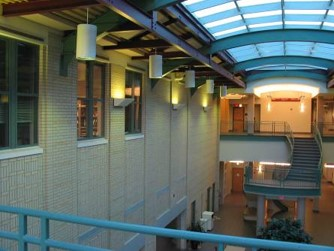
#> input picture notebooksProjects/images/CMU_left.jpg, 334 x 251 px
$ jupyter execute MyRansacLineFit.ipynb   (shell and % lines are left out)   (Python 2 division)
#> lines starting #> are read from the running program, lines starting #| are printed output that depends on the picture
[cell 1]
import numpy as np
import numpy.linalg as la
import matplotlib
import matplotlib.pyplot as plt
from skimage.measure import ransac

[cell 2]
class LeastSquareLine:

    def __init__(self):
        self.a = 0.0
        self.b = 0.0

    def estimate(self, points2D):
        B = points2D[:,1]
        A = np.copy(points2D)
        A[:,1] = 1.0

        # SVD (singular value decomposition) for (Nx2) matrix A = U*diag(S)*V  where N is the number of points
        # matrix V is 2x2, matrix U is Nx2, and S is a vector (Nx1 array) of eigen values for A
        u,s,v = la.svd(A, full_matrices=False)

        #least square line fit = v' * 1/s * u' * B
        ls_line = np.transpose(v).dot(np.diag(1.0/s)).dot(np.transpose(u).dot(B))
        self.a = ls_line[0]
        self.b = ls_line[1]
        return True

    def predict(self, x): return (self.a * x) + self.b

    def predict_y(self, x): return (self.a * x) + self.b

    def residuals(self, points2D):
        return points2D[:,1] - self.predict(points2D[:,0])

    def line_par(self):
        return self.a, self.b

# RANSAC for robust line fitting  (single model case)

### Step 1: generating noisy data with outliers

[cell 3]
np.random.seed(seed=1)

# parameters for "true" line y = a*x + b
a, b = 0.2, 20.0

# x-range of points [x1,x2]
x_start, x_end = -200.0, 200.0

# generate the "true" line points
x = np.arange(x_start,x_end)
y = a * x + b
data = np.column_stack([x, y])    # staking data points into (Nx2) array
# add faulty data (i.e. outliers)
faulty = np.array(30 * [(180., -100)])  # (30x2) array containing 30 rows [180,-100]  (points)
faulty += 5 * np.random.normal(size=faulty.shape)  # adding Gaussian noise to these points
data[:faulty.shape[0]] = faulty   # replacing the first 30 points in data with faulty (outliers)
print data.shape
# add gaussian noise to coordinates
noise = np.random.normal(size=data.shape) # generating Gaussian noise (variance 1) for each data point (rows in 'data')
data += 0.5 * noise
data[::2] += 5 * noise[::2]  # every second point adds noise with variance 5
data[::4] += 20 * noise[::4] # every fourth point adds noise with variance 20

fig, ax = plt.subplots()
ax.plot(data[:,0], data[:,1], '.k', label='data points (w. noise & outliers)')
ax.set_xlabel('x - coordinate')
ax.set_ylabel('y - coordinate')
ax.legend(loc='lower left')
plt.show()
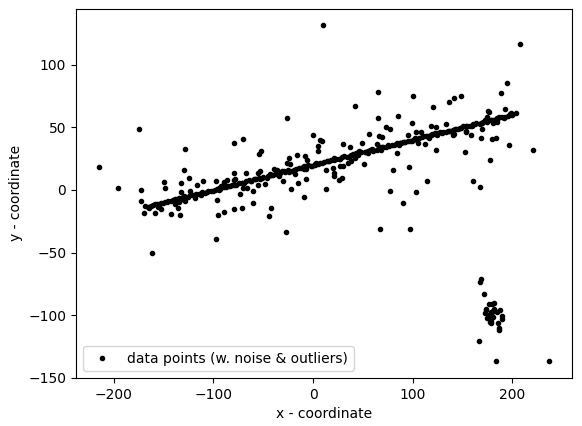
#> figure drawn by matplotlib, 1 panel

### Step 2: least-square line fitting

[cell 4]
LSline = LeastSquareLine() # uses class implemented at the top of this notebook
print LSline.estimate(data)
a_ls, b_ls = LSline.line_par()

# visualizing estimated line
ends = np.array([x_start,x_end])
ax.plot(ends, LSline.predict(ends), '-r', label='least square fit (a={:4.2f}, b={:4.1f})'.format(a_ls,b_ls))
ax.legend(loc='lower left')
plt.show()

### Step 3: robust line fitting (RANSAC)

[cell 5]
# robustly fit line only using inlier data with RANSAC algorithm
model_robust, inliers = ransac(data, LeastSquareLine, min_samples=2, residual_threshold=1, max_trials=1000)
a_rs, b_rs = model_robust.line_par()

# generate coordinates of estimated models
line_x = np.arange(-250, 250)
line_y_robust = model_robust.predict_y(line_x)

#fig, ax = plt.subplots()
ax.plot(data[inliers, 0], data[inliers, 1], '.b', alpha=0.6, label='Inlier data')
ax.plot(line_x, line_y_robust, '-b', label='RANSAC line (a={:4.2f}, b={:4.1f})'.format(a_rs,b_rs))
ax.legend(loc='lower left')
plt.show()

# Sequential RANSAC for robust multi-line fitting
### Step 1: generating noisy data with outliers

[cell 6]
# parameters for "true" lines y = a*x + b
a2, b2 = 0.1, -10.0

# generate the "true" line points
y2 = a2 * x + b2
data2 = np.column_stack([x, y2])    # staking data points into (Nx2) array

# add faulty data (i.e. outliers)
faulty = np.array(30 * [(180., -100)])  # (30x2) array containing 30 rows [180,-100]  (points)
faulty += 5 * np.random.normal(size=faulty.shape)  # adding Gaussian noise to these points
data2[:faulty.shape[0]] = faulty   # replacing the first 30 points in data2 with faulty (outliers)

# add gaussian noise to coordinates
noise = np.random.normal(size=data.shape) # generating Gaussian noise (variance 1) for each data point (rows in 'data')
data2+= 0.5 * noise
data2[::2] += 5 * noise[::2]  # every second point adds noise with variance 5
data2[::4] += 20 * noise[::4] # every fourth point adds noise with variance 20

data = np.concatenate((data,data2)) # combining with previous data
print data.shape

fig, ax = plt.subplots()
ax.plot(data[:,0], data[:,1], '.k', label='data points (w. noise & outliers)')
ax.set_xlabel('x - coordinate')
ax.set_ylabel('y - coordinate')
ax.legend(loc='lower left')
plt.show()
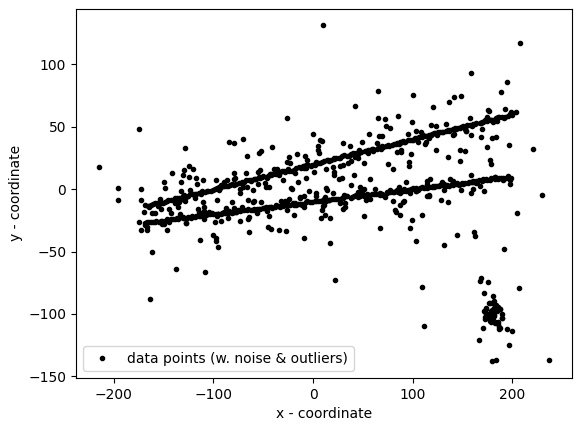
#> figure drawn by matplotlib, 1 panel

### Step 2: find a line using RANSAC

[cell 7]
model_robust1, inliers = ransac(data, LeastSquareLine, min_samples=2, residual_threshold=1, max_trials=1000)
outliers = (inliers == False)
a1_rs, b1_rs = model_robust1.line_par()

# generate coordinates of estimated models
line_x = np.arange(-250, 250)
line_y_robust = model_robust1.predict_y(line_x)

ax.plot(data[inliers, 0], data[inliers, 1], '.b', alpha=0.6, label='Inlier data')
ax.plot(line_x, line_y_robust, '-b', label='RANSAC line 1 (a={:4.2f}, b={:4.1f})'.format(a1_rs,b1_rs))
ax.legend(loc='lower left')
plt.show()

### Step 3: Fit another line after removing inliers for the first line (detected above)

[cell 8]
data_remaining = data[outliers]
model_robust2, inliers = ransac(data_remaining, LeastSquareLine, min_samples=2, residual_threshold=1, max_trials=1000)
a2_rs, b2_rs = model_robust2.line_par()

# generate coordinates of estimated models
line_x = np.arange(-250, 250)
line_y_robust = model_robust2.predict_y(line_x)

ax.plot(data_remaining[inliers, 0], data_remaining[inliers, 1], '.r', alpha=0.6, label='Inlier data')
ax.plot(line_x, line_y_robust, '-r', label='RANSAC line 2 (a={:4.2f}, b={:4.1f})'.format(a2_rs,b2_rs))
ax.legend(loc='lower left')
plt.show()

# Multi-line fitting for (Canny) edges

[cell 9]
import matplotlib.image as image
from skimage import feature
from skimage.color import rgb2gray

im = image.imread("images/CMU_left.jpg")
#> im is the input picture: shape (251, 334, 3); mean R, G, B 94.8, 103.3, 94.9
imgray = rgb2gray(im)
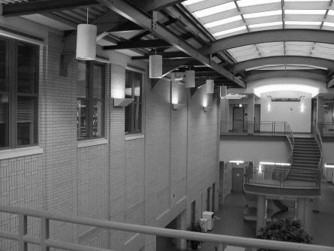
#> imgray: shape (251, 334) float64; min 0.00417, max 1, mean 0.396
can = feature.canny(imgray, 2.0)
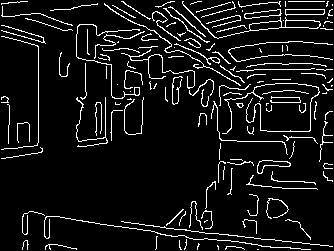
#> can: shape (251, 334) bool; 8.1% white in thin lines or dots

plt.figure(3,figsize = (12, 4))
plt.subplot(121)
plt.imshow(im)
plt.subplot(122)
plt.imshow(can,cmap="gray")
plt.show()

# Assignment: use sequential-RANSAC to find $K$ lines

[cell 10]
K = 10

def K_lines(k,img,minimum,threshold,trials):
    #read images, get the canny edges image
#> called with k = 10, minimum = 50, threshold = 10, trials = 1000
    imgray = rgb2gray(img)
    canny = feature.canny(imgray, 1.0)
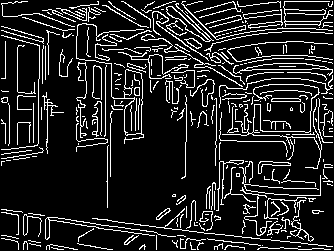
#> canny: shape (251, 334) bool; 13.8% white in thin lines or dots
    dataPoints = np.transpose(np.where(canny==True))
#> dataPoints = 11566 pairs, first value 1 to 249, second value 1 to 332
    #set the plots
    fig3, ax2 = plt.subplots()
    ax2.plot(dataPoints[:,0], dataPoints[:,1], '.k', label='data points (w. noise & outliers)')
    ax2.set_xlabel('x - coordinate')
    ax2.set_ylabel('y - coordinate')

#     print dataPoints[0]
#     print canny.shape
#     plt.imshow(canny,cmap="gray",origin="lower")

    model_robust_k,inliners_k = ransac(dataPoints,LeastSquareLine, min_samples = minimum , residual_threshold=threshold, max_trials =trials)
    outliers_k = (inliners_k == False)
    al_rs, bl_rs = model_robust_k.line_par()
#> al_rs = 0.417; bl_rs = 165.4

    line_x = np.arange(0,im.shape[1])
#> line_x = 334 values from 0 to 333
    line_y_robust = model_robust_k.predict_y(line_x)
#> line_y_robust = 334 values from 165.4 to 304.2
    ax2.plot(dataPoints[inliners_k, 0], dataPoints[inliners_k, 1], '.r', alpha=0.6, label='Inlier data')
    ax2.plot(line_x, line_y_robust, '-r')

    colors = ['-g', '-b', '-k', '-w', '-m', '-c', '-r', '-y']
    colors2 = ['.g', '.b', '.k', '.w', '.m', '.c', '.r', '.y']
    size = len(colors)
    for i in np.arange(k):
        data_remaining = dataPoints[outliers_k]
        dataPoints =  data_remaining
#     dataPoints =  data_remaining
        model_robust3, inliers = ransac(data_remaining, LeastSquareLine, min_samples= minimum, residual_threshold=threshold, max_trials=trials)
        outliers_k = (inliers == False)
        a3_rs, b3_rs = model_robust2.line_par()

        line_x = np.arange(0,canny.shape[0])
        line_y_robust = model_robust3.predict_y(line_x)

        ax2.plot(data_remaining[inliers, 0], data_remaining[inliers, 1], colors2[i%size], alpha=0.6, label='Inlier data')
#     ax2.plot(line_x, line_y_robust, '-r', label='RANSAC line 2 (a={:4.2f}, b={:4.1f})'.format(a3_rs,b3_rs))
        ax2.plot(line_x, line_y_robust, colors[i%size])


    plt.show()
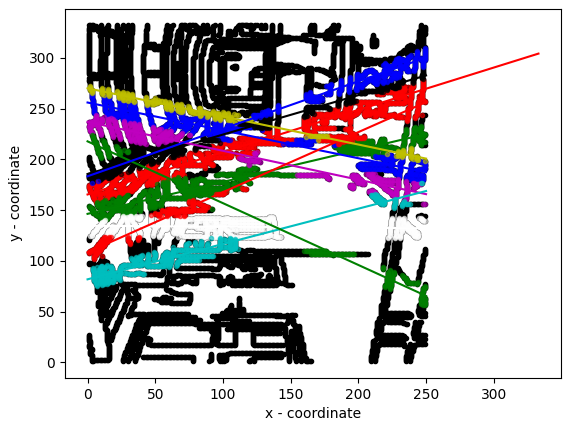
#> figure drawn by matplotlib, 1 panel; curve peaks at x = 333, y = 304.2


#image and data

# K_lines(5,im,300,10,1000)

## Different values of K

K = 10

k = 20

k = 50

[cell 11]
K_lines(10,im,50,10,1000)

[cell 12]
K_lines(20,im,50,10,1000)
#> call 2 of K_lines, with k = 20, minimum = 50, threshold = 10, trials = 1000
#> in K_lines (call 2), `al_rs, bl_rs = model_robust_k.line_par()`: al_rs = 0.353; bl_rs = 178.7
#> in K_lines (call 2), `line_y_robust = model_robust_k.predict_y(line_x)`: line_y_robust = 334 values from 178.7 to 296.1
#> in K_lines (call 2), `plt.show()`:
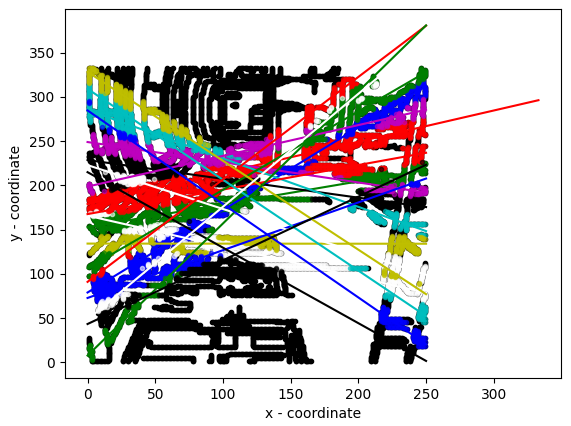
#> figure drawn by matplotlib, 1 panel; curve peaks at x = 333, y = 296.1

[cell 13]
K_lines(30,im,50,10,1000)
#> call 3 of K_lines, with k = 30, minimum = 50, threshold = 10, trials = 1000
#> in K_lines (call 3), `al_rs, bl_rs = model_robust_k.line_par()`: al_rs = 0.422; bl_rs = 168.7
#> in K_lines (call 3), `line_y_robust = model_robust_k.predict_y(line_x)`: line_y_robust = 334 values from 168.7 to 309.3
#> in K_lines (call 3), `plt.show()`:
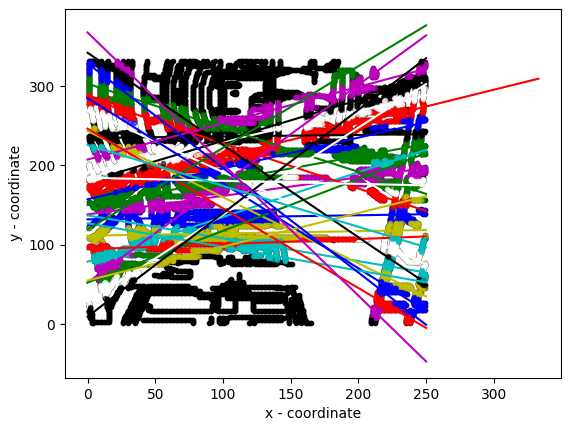
#> figure drawn by matplotlib, 1 panel; curve peaks at x = 333, y = 309.3

## Different Threshold

set k = 20

1. 5

2. 15

3. 30

[cell 14]
K_lines(20,im,50,5,1000)
